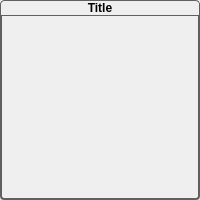
<?xml version="1.0" encoding="UTF-8"?>
<ui version="4.0">
 <class>BaseDialog</class>
 <widget class="QWidget" name="BaseDialog">
  <property name="geometry">
   <rect>
    <x>0</x>
    <y>0</y>
    <width>200</width>
    <height>200</height>
   </rect>
  </property>
  <property name="windowTitle">
   <string>Dialog</string>
  </property>
  <property name="styleSheet">
   <string notr="true"/>
  </property>
  <layout class="QVBoxLayout" name="verticalLayout">
   <property name="spacing">
    <number>0</number>
   </property>
   <property name="leftMargin">
    <number>0</number>
   </property>
   <property name="topMargin">
    <number>0</number>
   </property>
   <property name="rightMargin">
    <number>0</number>
   </property>
   <property name="bottomMargin">
    <number>0</number>
   </property>
   <item>
    <widget class="QLabel" name="titleLabel">
     <property name="font">
      <font>
       <weight>75</weight>
       <bold>true</bold>
      </font>
     </property>
     <property name="styleSheet">
      <string notr="true">border:  1px solid #606060;
border-top-right-radius: 4px;
border-top-left-radius: 4px;</string>
     </property>
     <property name="text">
      <string>Title</string>
     </property>
     <property name="alignment">
      <set>Qt::AlignCenter</set>
     </property>
     <property name="wordWrap">
      <bool>true</bool>
     </property>
     <property name="margin">
      <number>4</number>
     </property>
    </widget>
   </item>
   <item>
    <widget class="QWidget" name="contentWidget" native="true">
     <property name="sizePolicy">
      <sizepolicy hsizetype="Expanding" vsizetype="Expanding">
       <horstretch>0</horstretch>
       <verstretch>0</verstretch>
      </sizepolicy>
     </property>
     <property name="styleSheet">
      <string notr="true">QWidget#contentWidget {
border:  2px solid #606060;
border-top-style: none;
border-bottom-right-radius: 4px;
border-bottom-left-radius: 4px;
}</string>
     </property>
     <layout class="QVBoxLayout" name="verticalLayout_3">
      <property name="leftMargin">
       <number>0</number>
      </property>
      <property name="topMargin">
       <number>0</number>
      </property>
      <property name="rightMargin">
       <number>0</number>
      </property>
      <property name="bottomMargin">
       <number>0</number>
      </property>
     </layout>
    </widget>
   </item>
  </layout>
 </widget>
 <resources/>
 <connections/>
</ui>
